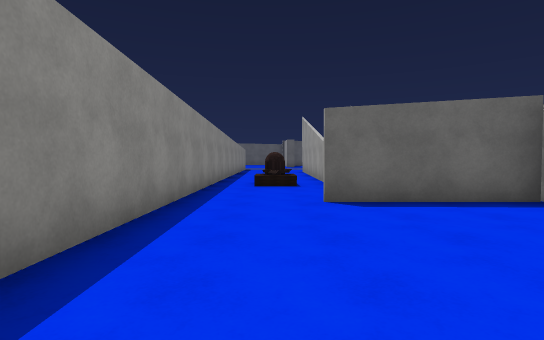
view 1 (above)

14 first-person views from a walk through a Unity game level. The camera is 1.3 m above the floor, tilts 2° down and sees 80° across. The floor is counted in squares, 2 m on a side. Each view is taken from the middle of a square. On the plan, view 1 faces up. The plan holds only what a view shows up to about 10 squares ahead; the rest is blank. The place goes on beyond the plan. The player character is not drawn. Some animated figures are not drawn. Some surface patterns are stand-ins.

view 2
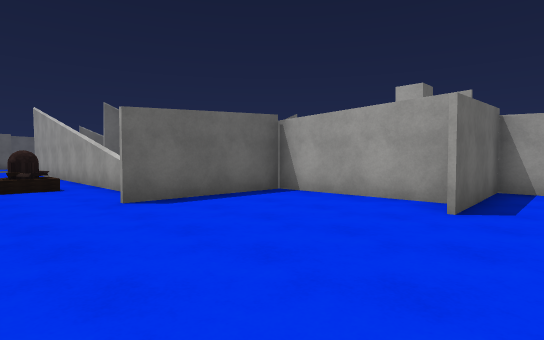

view 3
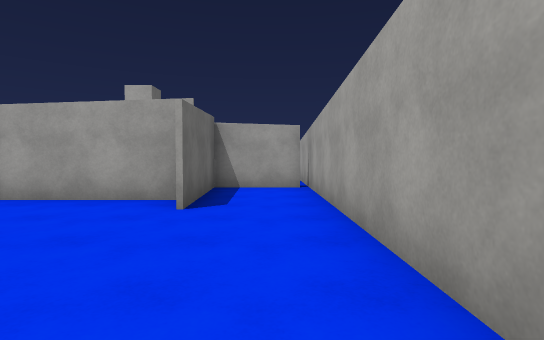

view 4
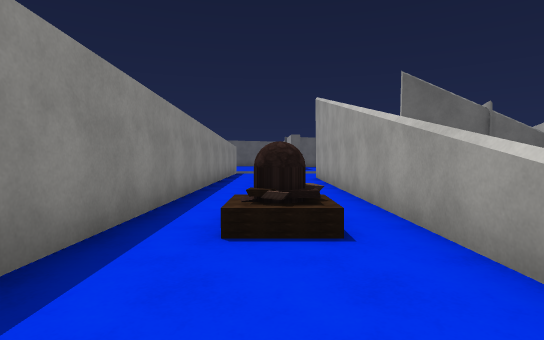

view 5
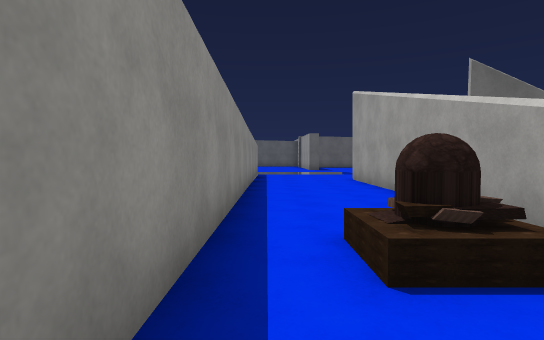

view 6
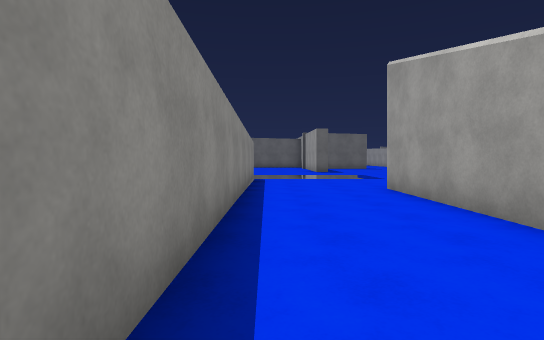

view 7
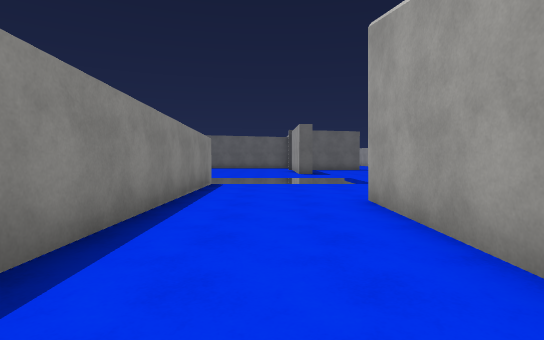

view 8
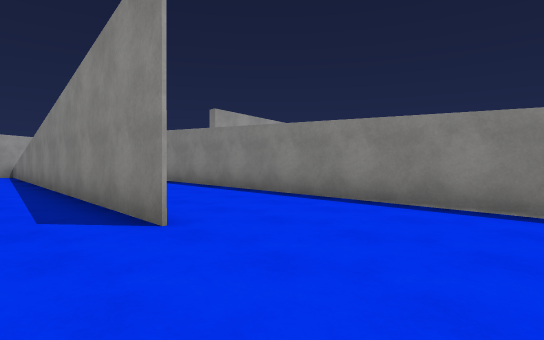

view 9
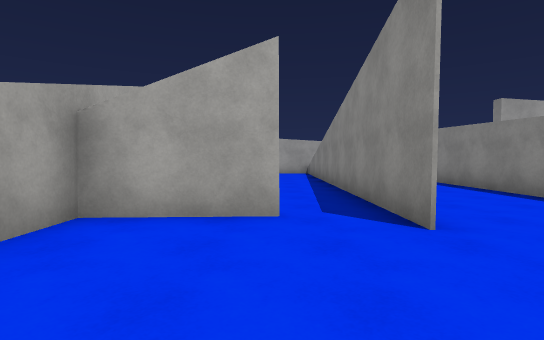

view 10
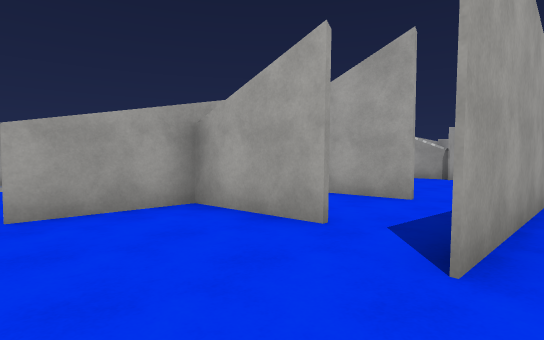

view 11
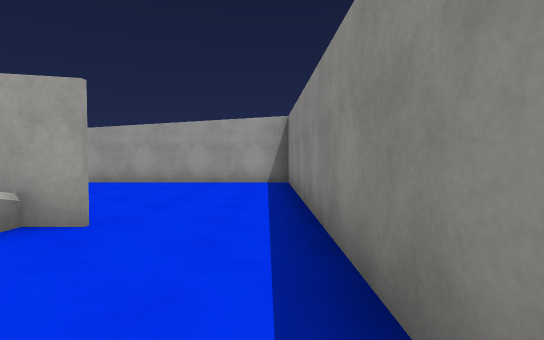

view 12
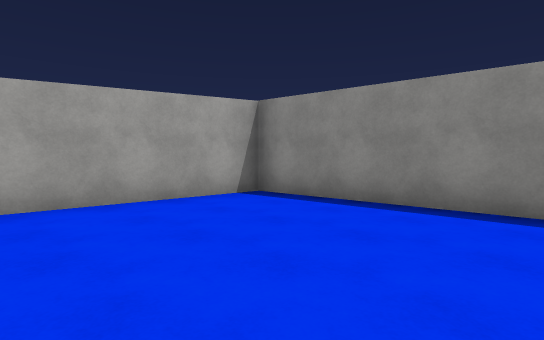

view 13
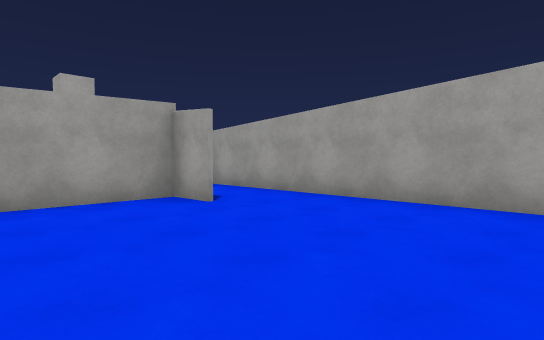

view 14
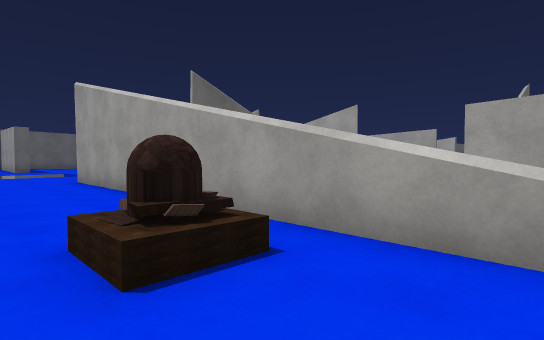

### Floor plan
Points are (right, up) in squares from view 1. A wall is a line through its corners. A room is listed if a view was taken in it or the views show most of it. See-through windows are left out.
Room 1 (views 1, 2, 3, 4, 5, 6, 7, 11, 12, 13, 14)
walls: (1.6, 6.2) (1.3, 7.8); (1.4, 4.9) (1.5, 16.1); (3.1, 1.2) (4.1, 1.3) (4.1, 4.9) (0.7, 4.9); (6.3, -0.7) (6.3, 1.3) (3.1, 1.1); (-1.6, 17.5) (-1.4, -0.8) (6.9, -0.9)
ways out: opening at (-0.5, 17.5) to room 2
objects: other object (0, 8) to (1, 8)
Room 2 (views 8, 9, 10)
walls: (-1.6, 19.5) (-1.6, 17.5); (2.9, 15.3) (5.1, 15.4) (5.1, 17.7)
ways out: opening at (-0.5, 17.5) to room 1; gap at (3, 15) to room 3
Room 3 (no view inside)
walls: (3, 12.8) (4.7, 12.9); (1.5, 16.1) (1.4, 6.4)
ways out: gap at (3, 15) to room 2

Positions as (right, up) in squares from view 1, and headings:
1: (0, 0), facing up
2: (-1, 0), facing up-right
3: (-1, 0), facing right
4: (0, 5), facing up
5: (-1, 6), facing up
6: (-1, 9), facing up
7: (0, 11), facing up
8: (3, 19), facing down-left
9: (3, 19), facing down
10: (1, 18), facing down-right
11: (-1, 8), facing down
12: (3, 4), facing down-left
13: (-1, 4), facing down-right
14: (-1, 6), facing up-right
